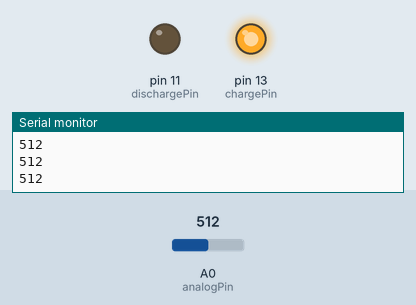
This sketch was run on a simulated Arduino Uno, built with avr-gcc and run on an emulated ATmega328P. Parts: output pins drawn as LEDs (lit = HIGH), the last lines printed to the serial monitor. The test bench sets the inputs (shaded band); at power-on: A0 (analogPin) = 512.

Above: at 1.2 s.
1.3 s: A0 (analogPin) set to 1012
2.8 s: A0 (analogPin) set to 1022
At 3.5 s:
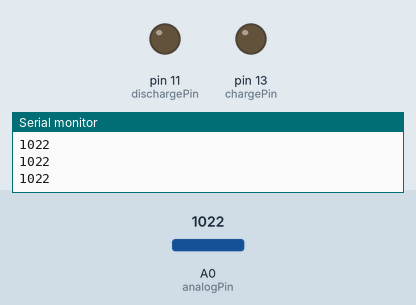
4.3 s: A0 (analogPin) set to 0
At 4.6 s:
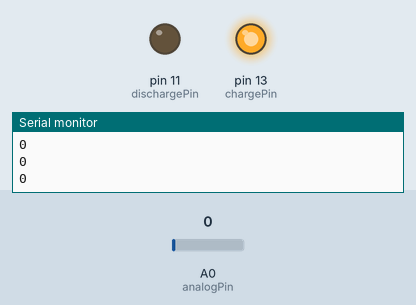
5.8 s: A0 (analogPin) set to 1023
At 7.0 s:
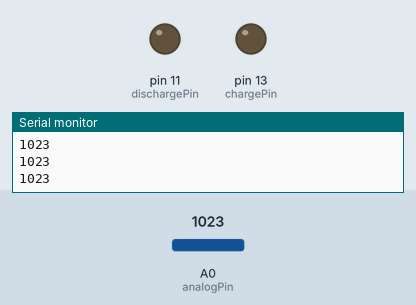
Timing chart, 0 to 8.3 s (numbered marks = the images above; inputs shaded):
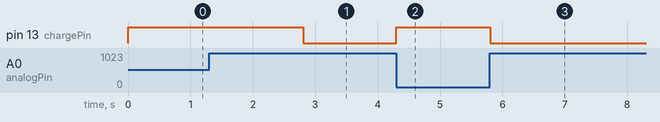

Measured:
- the behaviour switches between 1021 and 1022 on A0 (analogPin) (found by bisection; images 0 and 1)
- after the input at 2.8 s, pin 13 (chargePin): HIGH → LOW at once
- after the input at 4.3 s, pin 13 (chargePin): LOW → HIGH at once
- after the input at 5.8 s, pin 13 (chargePin): HIGH → LOW at once

The sketch:

carica_e_scarica_condensatore.ino
```cpp
#define analogPin      0
#define chargePin      13
#define dischargePin   11
#define resistorValue  20000.0F  // in Ohm, di tipo float

unsigned long startTime;
unsigned long elapsedTime;
float capacita;
float nanoFarads;

void setup(){
  pinMode(chargePin, OUTPUT);
  digitalWrite(chargePin, LOW);
  Serial.begin(9600);
}

void loop(){
  digitalWrite(chargePin, HIGH);
  startTime = millis();

  while(analogRead(analogPin) < 648){      // il 63,2% di 1024
    Serial.println(analogRead(analogPin));
  }

  elapsedTime= millis() - startTime;  // misuro il tau in millisecondi
  capacita = ((float)elapsedTime / resistorValue) * 1000;  // C = tau/R   calcolato in Farad
  //Serial.print("tau = ");
  //Serial.print(elapsedTime);
  //Serial.print(" ms    C = ");
  //Serial.print(capacita);
  //Serial.println(" muF");
  //if (capacita > 1){
    //Serial.print((long)capacita);
    //Serial.println(" muF");
  //} else{
    //capacita = capacita * 1000.0;
    //Serial.print((long)capacita);
    //Serial.println(" nF");
  //}
  while(analogRead(analogPin) < 1022){
    Serial.println(analogRead(analogPin));
  }
  digitalWrite(chargePin, LOW);
  pinMode(dischargePin, OUTPUT);
  digitalWrite(dischargePin, LOW);
  while(analogRead(analogPin) > 0){
    Serial.println(analogRead(analogPin));
  }

  pinMode(dischargePin, INPUT);
}


// Fonte http://www.circuitbasics.com/how-to-make-an-arduino-capacitance-meter/


/*

// CARICA E SCARICA DI UN CONDENSATORE

#define PinCarica  13   // pin digitali
#define PinScarica 11
#define PinControllo 0  // pin analogico

//variabili in uso
unsigned long t0_Carica = 0;  // istante di inizio carica
int t1_Carica = 0;            // xxx progressione del tempo di carica

int tau = 1000;  // xxx costante di tempo

unsigned long t0_Scarica = 0;  // istante di inizio scarica
unsigned long t1_SCarica = 0;  // xxx tempo di scarica

//parametri circuito
xxxdouble prec = 1E3;   // costante milli
double R = 1000.0;   //Resistenza di scarica in omm (valore misurato)
double C = 22E-6;  //Condensatore in Farad (22 micro-F)
double Vi = 4.78;   //Vo = tensione iniziale (condensatore carico) 5 volt
double Vf = 0.025 ; //Vs = tensione finale (condensatore scarico) 25 millivolt
                    // non porre a 0 questo valore altrimenti avremo errore
                    // divisione per "0"

// contiene il valore numerico attribuito dal dac di arduino  ai 25 mV.
int sogliaADC = floor(Vf * 1024 / Vi);


// ***********************************************************************

// formula e formule inverse qui sotto ho inserito queste formule per
//controlli in fase di prove di funzionamento queste funzionano solo se
//nelle variabili sopra indicate sono stati inseriti i valori presenti nel
//circuito.
//calolaC funziona se è fissata la R ( logicamente anche Vi e Vf )
//calcolaR funziona se è fissato C (logicamente anche Vi e Vf )
//Con le opportune modifiche è possibile eliminare quelle che non interessano *
//

double tempoScaricaTeorico = (R*C*log(Vi/Vf));
// formula per stabilire il tempo di scarica teorico che confronteremo
//con il tempo misurato, si devono impostare R e C con valore noto.


// qui si calcola il valore del condensatore
// se C è incognito dovremo fissare R
double calcolaC(unsigned long tf){
  double t = tf;
  return (t/prec) / (R * log(Vi/Vf));
}

// qui si calcola il valore della resistenza di scarica
//  se R è incognito dovremo fissare C
double calcolaR(unsigned long tf){
  double t = tf;
  return (t/prec) / (C * log(Vi/Vf));
}

// qui si calcola la Vf
// controllo teorico con R e C conosciuti
double calcolaV(unsigned long tf){
  double t = tf;
  return Vi * exp(-(t/prec)/(R*C));
}

void setup(){
  Serial.begin(9600);
  pinMode(Control,INPUT);
  pinMode(Carica,OUTPUT); //pronto per la carica
  pinMode(Scarica,INPUT); // (INPUT) blocca la scarica

  Serial.print("Soglia ADC: "); // valore scelto vicino allo zero.
  Serial.println(sogliaADC);
  Serial.print("Tempo di scarica teorico: ");
  Serial.println(tempoScaricaTeorico,3);
}

double Rcalc = 0.0;
double Ccalc = 0.0;
double Vcalc = 0.0;
double Tcalc = 0.0;

void loop(){
  //inizio carica
  pinMode(Carica, OUTPUT);  //abilita il pin alla carica
  Carica_t0 = millis();     // si registra il tempo di partenza
  digitalWrite(Carica, HIGH);  // si avvia la carica
  delay(tc);                  // tempo di carica (tc)

  Carica_t1 = (millis()-Carica_t0); //si conteggia il tempo di carica
  digitalWrite(Carica, LOW);
  pinMode(Carica,INPUT);  // con questa si blocca l'eventuale scarica
                          // anche da questo pin.

  //fine carica ********************************************

  // inizio scarica
  pinMode(Scarica, OUTPUT); // si abilita alla scarica
  Scarica_t0 = millis();   // si registra il tempo  inizio scarica
  digitalWrite(Scarica, LOW);  // inizia la scarica

  while( analogRead (Control) > sogliaADC){}
  //  attende fino a quando il pin A0 non raggiunge il valore scelto di scarica ( Vf)
  Scarica_t1 = ( millis () - Scarica_t0);
  // conteggia il tempo di scarica

  pinMode (Scarica, INPUT);  //blocca la scarica

  // fine scarica *******************************************

  Rcalc = calcolaR(Scarica_t1);  // si fanno i calcoli
  Ccalc = calcolaC(Scarica_t1);
  Vcalc = calcolaV(Scarica_t1);

  // stampa i dati   lettura sul monitor
  Serial.println(" ");
  Serial.print("Tempo Carica [secondi]: ");
  Serial.println( (Carica_t1/prec), 3);
  Serial.println(" ");
  Serial.print("Tempo Scarica [secondi]: ");
  Serial.println(( Scarica_t1/prec), 3);
  Serial.print("Resistenza calcolata [Ohm] : ");
  Serial.println( Rcalc, 1);
  Serial.print("Capacita' calcolata [F] : ");
  Serial.println( Ccalc, 6);
  Serial.print("Tensione (finale) calcolata [Volt] : ");
  Serial.println( Vcalc, 3);

  delay (2000);  //attesa

  //ripristino le variabili
  Carica_t0 = 0;
  Carica_t1 = 0;
  Scarica_t0 = 0;
  Scarica_t1 = 0;
}
//end

// Fonte https://avventurarduino.blogspot.com/2013/05/arduino-partiamo-da-zero-n7-post.html
//       a cura di Sergio & Adriano Prenleloup e ispirato da Nicola Amatucci


*/
```
